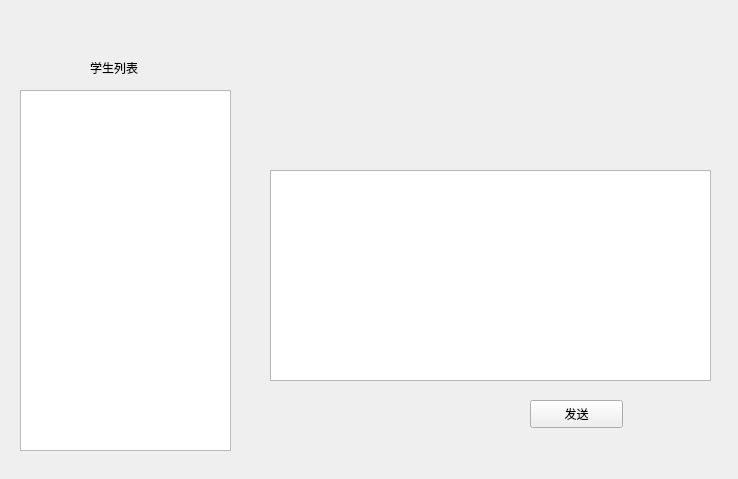
<?xml version="1.0" encoding="UTF-8"?>
<ui version="4.0">
 <class>MessageForm</class>
 <widget class="QWidget" name="MessageForm">
  <property name="geometry">
   <rect>
    <x>0</x>
    <y>0</y>
    <width>738</width>
    <height>479</height>
   </rect>
  </property>
  <property name="windowTitle">
   <string>网络对话</string>
  </property>
  <widget class="QPushButton" name="pushButton">
   <property name="geometry">
    <rect>
     <x>530</x>
     <y>400</y>
     <width>93</width>
     <height>28</height>
    </rect>
   </property>
   <property name="text">
    <string>发送</string>
   </property>
  </widget>
  <widget class="QTextEdit" name="textEdit">
   <property name="geometry">
    <rect>
     <x>270</x>
     <y>170</y>
     <width>441</width>
     <height>211</height>
    </rect>
   </property>
  </widget>
  <widget class="QListView" name="listView">
   <property name="geometry">
    <rect>
     <x>20</x>
     <y>90</y>
     <width>211</width>
     <height>361</height>
    </rect>
   </property>
  </widget>
  <widget class="QLabel" name="label">
   <property name="geometry">
    <rect>
     <x>90</x>
     <y>60</y>
     <width>72</width>
     <height>15</height>
    </rect>
   </property>
   <property name="text">
    <string>学生列表</string>
   </property>
  </widget>
 </widget>
 <resources/>
 <connections/>
</ui>
